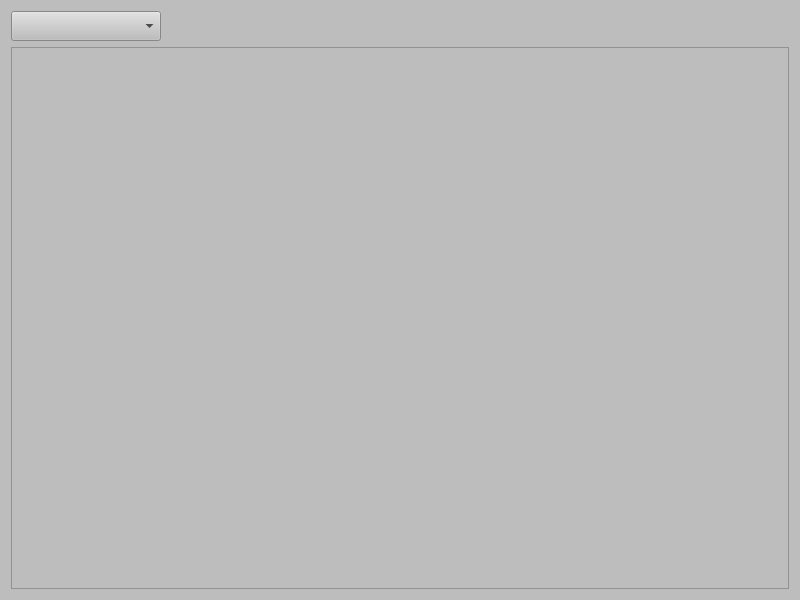
<?xml version="1.0" encoding="UTF-8"?>
<ui version="4.0">
 <class>PageImagesGenerees</class>
 <widget class="QWidget" name="PageImagesGenerees">
  <property name="geometry">
   <rect>
    <x>0</x>
    <y>0</y>
    <width>800</width>
    <height>600</height>
   </rect>
  </property>
  <property name="styleSheet">
   <string notr="true">QWidget { background-color: rgb(189,189,189); }</string>
  </property>
  <layout class="QVBoxLayout" name="verticalLayout">
   <item>
    <layout class="QHBoxLayout" name="horizontalLayout">
     <item>
      <widget class="QComboBox" name="comboSort">
       <property name="minimumSize">
        <size>
         <width>150</width>
         <height>30</height>
        </size>
       </property>
      </widget>
     </item>
     <item>
      <spacer name="horizontalSpacer">
       <property name="orientation">
        <enum>Qt::Horizontal</enum>
       </property>
       <property name="sizeHint" stdset="0">
        <size>
         <width>40</width>
         <height>20</height>
        </size>
       </property>
      </spacer>
     </item>
     <item>
      <widget class="QPushButton" name="buttonClose">
       <property name="minimumSize">
        <size>
         <width>30</width>
         <height>30</height>
        </size>
       </property>
       <property name="styleSheet">
        <string notr="true">QPushButton { border:none; }</string>
       </property>
       <property name="icon">
        <iconset resource="resources.qrc">
         <normaloff>:/icons/cross.svg</normaloff>:/icons/cross.svg</iconset>
       </property>
      </widget>
     </item>
    </layout>
   </item>
   <item>
    <widget class="QScrollArea" name="scrollArea">
     <property name="widgetResizable">
      <bool>true</bool>
     </property>
     <widget class="QWidget" name="scrollAreaWidgetContents">
      <property name="geometry">
       <rect>
        <x>0</x>
        <y>0</y>
        <width>780</width>
        <height>560</height>
       </rect>
      </property>
      <layout class="QGridLayout" name="gridLayout"/>
     </widget>
    </widget>
   </item>
  </layout>
 </widget>
 <resources>
  <include location="resources.qrc"/>
 </resources>
 <connections/>
</ui>
